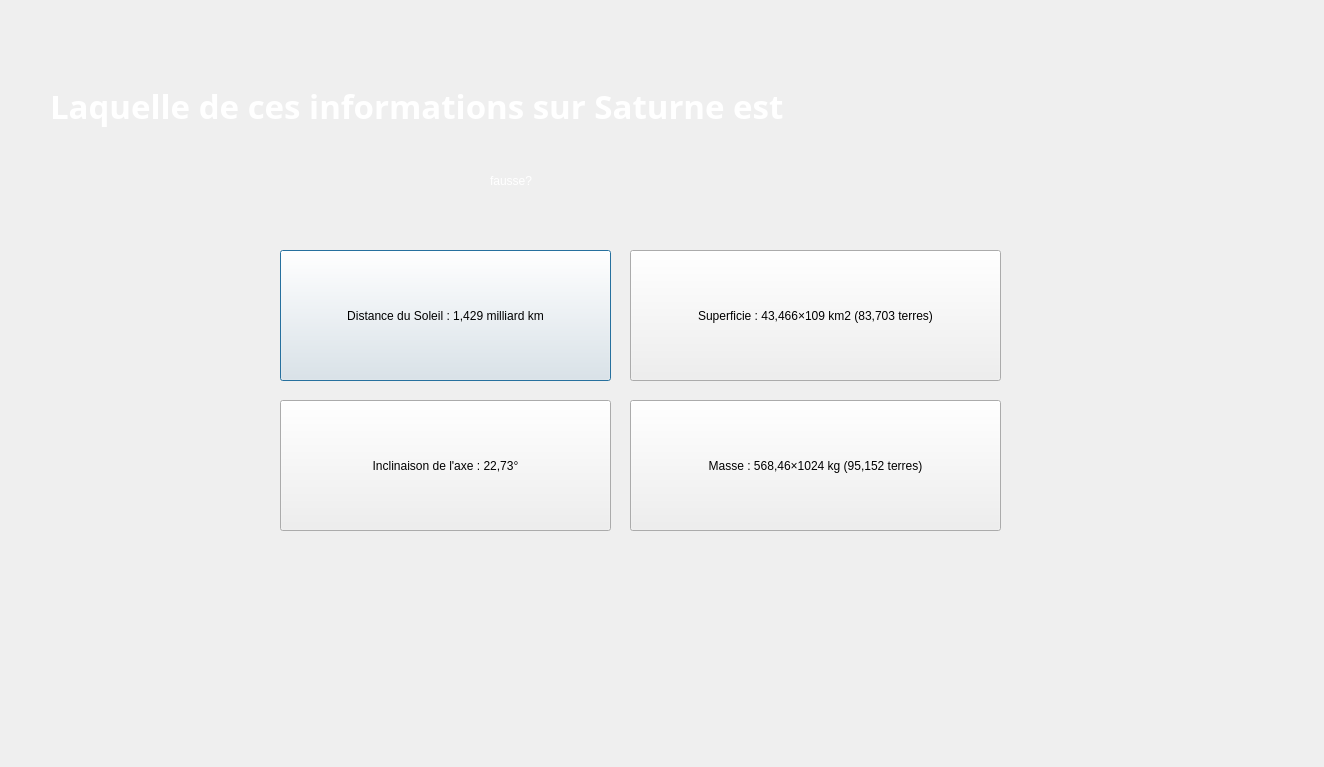
<?xml version="1.0" encoding="UTF-8"?>
<ui version="4.0">
 <class>Dialog18</class>
 <widget class="QDialog" name="Dialog18">
  <property name="geometry">
   <rect>
    <x>0</x>
    <y>0</y>
    <width>1324</width>
    <height>767</height>
   </rect>
  </property>
  <property name="windowTitle">
   <string>Dialog</string>
  </property>
  <widget class="QLabel" name="label">
   <property name="geometry">
    <rect>
     <x>50</x>
     <y>70</y>
     <width>1211</width>
     <height>71</height>
    </rect>
   </property>
   <property name="font">
    <font>
     <family>Segoe Script</family>
     <pointsize>25</pointsize>
     <italic>false</italic>
     <bold>true</bold>
    </font>
   </property>
   <property name="styleSheet">
    <string notr="true">font: 700 25pt &quot;Segoe Script&quot;;
color: rgb(255, 255, 255);</string>
   </property>
   <property name="text">
    <string>Laquelle de ces informations sur Saturne est </string>
   </property>
  </widget>
  <widget class="QPushButton" name="pushButton">
   <property name="geometry">
    <rect>
     <x>280</x>
     <y>250</y>
     <width>331</width>
     <height>131</height>
    </rect>
   </property>
   <property name="text">
    <string>Distance du Soleil : 1,429 milliard km</string>
   </property>
  </widget>
  <widget class="QPushButton" name="pushButton_2">
   <property name="geometry">
    <rect>
     <x>630</x>
     <y>250</y>
     <width>371</width>
     <height>131</height>
    </rect>
   </property>
   <property name="text">
    <string>Superficie : 43,466×109 km2 (83,703 terres)</string>
   </property>
  </widget>
  <widget class="QPushButton" name="pushButton_3">
   <property name="geometry">
    <rect>
     <x>280</x>
     <y>400</y>
     <width>331</width>
     <height>131</height>
    </rect>
   </property>
   <property name="text">
    <string>Inclinaison de l'axe : 22,73°</string>
   </property>
  </widget>
  <widget class="QPushButton" name="pushButton_4">
   <property name="geometry">
    <rect>
     <x>630</x>
     <y>400</y>
     <width>371</width>
     <height>131</height>
    </rect>
   </property>
   <property name="text">
    <string>Masse : 568,46×1024 kg (95,152 terres)</string>
   </property>
  </widget>
  <widget class="QLabel" name="label_2">
   <property name="geometry">
    <rect>
     <x>490</x>
     <y>140</y>
     <width>201</width>
     <height>81</height>
    </rect>
   </property>
   <property name="styleSheet">
    <string notr="true">font: 700 25pt &quot;Segoe Script&quot;;
color: rgb(255, 255, 255);</string>
   </property>
   <property name="text">
    <string>fausse?</string>
   </property>
  </widget>
 </widget>
 <resources/>
 <connections/>
</ui>
